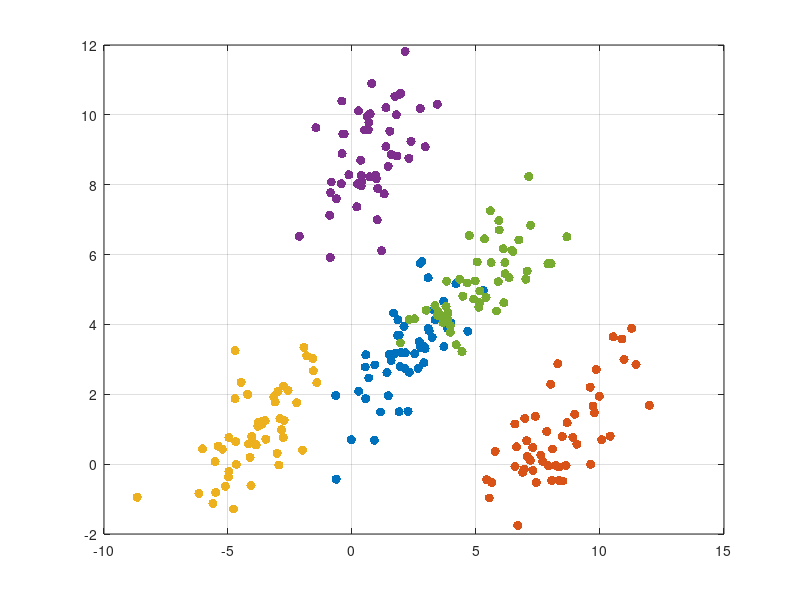

Recreate this plot in MATLAB.
function data  = generate_dataset()

    rng('default')

    mu1 = [2 3];
    mu2 = [8 1];
    mu3 = [-4 1];
    mu4 = [1 9];
    mu5 = [5 5];

    sigma = [2 1; 1 1.5];

    R1 = mvnrnd(mu1, sigma, 50);
    R2 = mvnrnd(mu2, sigma, 50);
    R3 = mvnrnd(mu3, sigma, 50);
    R4 = mvnrnd(mu4, sigma, 50);
    R5 = mvnrnd(mu5, sigma, 50);
    
    %Plot clusters
    figure
    plot(R1(:,1), R1(:,2), '.', 'MarkerFaceColor', 'b', 'MarkerSize', 20)
    hold on
    plot(R2(:,1), R2(:,2), '.', 'MarkerFaceColor', 'r', 'MarkerSize', 20)
    plot(R3(:,1), R3(:,2), '.', 'MarkerFaceColor', 'g', 'MarkerSize', 20)
    plot(R4(:,1), R4(:,2), '.', 'MarkerFaceColor', 'k', 'MarkerSize', 20)
    plot(R5(:,1), R5(:,2), '.', 'MarkerFaceColor', 'm', 'MarkerSize', 20)
    grid on
    
    data = [R1; R2; R3; R4; R5];

end